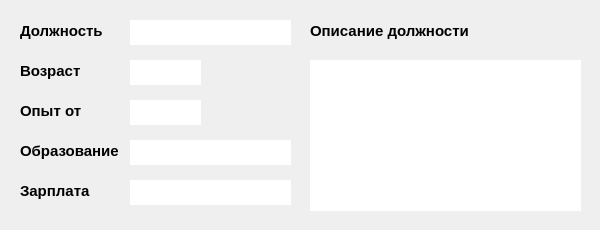
<?xml version="1.0" encoding="UTF-8"?>
<ui version="4.0">
 <class>pos_view_dialig</class>
 <widget class="QDialog" name="pos_view_dialig">
  <property name="geometry">
   <rect>
    <x>0</x>
    <y>0</y>
    <width>600</width>
    <height>230</height>
   </rect>
  </property>
  <property name="minimumSize">
   <size>
    <width>330</width>
    <height>220</height>
   </size>
  </property>
  <property name="maximumSize">
   <size>
    <width>600</width>
    <height>230</height>
   </size>
  </property>
  <property name="windowTitle">
   <string>Просмотр должности</string>
  </property>
  <widget class="QLabel" name="pos_name_label">
   <property name="geometry">
    <rect>
     <x>20</x>
     <y>20</y>
     <width>91</width>
     <height>21</height>
    </rect>
   </property>
   <property name="font">
    <font>
     <family>Arial</family>
     <pointsize>11</pointsize>
     <weight>75</weight>
     <bold>true</bold>
    </font>
   </property>
   <property name="text">
    <string>Должность</string>
   </property>
  </widget>
  <widget class="QTextBrowser" name="pos_title_textBrowser">
   <property name="geometry">
    <rect>
     <x>130</x>
     <y>20</y>
     <width>161</width>
     <height>25</height>
    </rect>
   </property>
   <property name="font">
    <font>
     <family>Arial</family>
     <pointsize>10</pointsize>
    </font>
   </property>
   <property name="frameShape">
    <enum>QFrame::NoFrame</enum>
   </property>
  </widget>
  <widget class="QLabel" name="age_label">
   <property name="geometry">
    <rect>
     <x>20</x>
     <y>60</y>
     <width>91</width>
     <height>21</height>
    </rect>
   </property>
   <property name="font">
    <font>
     <family>Arial</family>
     <pointsize>11</pointsize>
     <weight>75</weight>
     <bold>true</bold>
    </font>
   </property>
   <property name="text">
    <string>Возраст</string>
   </property>
  </widget>
  <widget class="QTextBrowser" name="age_textBrowser">
   <property name="geometry">
    <rect>
     <x>130</x>
     <y>60</y>
     <width>71</width>
     <height>25</height>
    </rect>
   </property>
   <property name="font">
    <font>
     <family>Arial</family>
     <pointsize>10</pointsize>
    </font>
   </property>
   <property name="frameShape">
    <enum>QFrame::NoFrame</enum>
   </property>
  </widget>
  <widget class="QLabel" name="exp_label">
   <property name="geometry">
    <rect>
     <x>20</x>
     <y>100</y>
     <width>91</width>
     <height>21</height>
    </rect>
   </property>
   <property name="font">
    <font>
     <family>Arial</family>
     <pointsize>11</pointsize>
     <weight>75</weight>
     <bold>true</bold>
    </font>
   </property>
   <property name="text">
    <string>Опыт от</string>
   </property>
  </widget>
  <widget class="QTextBrowser" name="exp_textBrowser">
   <property name="geometry">
    <rect>
     <x>130</x>
     <y>100</y>
     <width>71</width>
     <height>25</height>
    </rect>
   </property>
   <property name="font">
    <font>
     <family>Arial</family>
     <pointsize>10</pointsize>
    </font>
   </property>
   <property name="frameShape">
    <enum>QFrame::NoFrame</enum>
   </property>
  </widget>
  <widget class="QLabel" name="edu_label">
   <property name="geometry">
    <rect>
     <x>20</x>
     <y>140</y>
     <width>101</width>
     <height>21</height>
    </rect>
   </property>
   <property name="font">
    <font>
     <family>Arial</family>
     <pointsize>11</pointsize>
     <weight>75</weight>
     <bold>true</bold>
    </font>
   </property>
   <property name="text">
    <string>Образование</string>
   </property>
  </widget>
  <widget class="QTextBrowser" name="edu_title_textBrowser">
   <property name="geometry">
    <rect>
     <x>130</x>
     <y>140</y>
     <width>161</width>
     <height>25</height>
    </rect>
   </property>
   <property name="font">
    <font>
     <family>Arial</family>
     <pointsize>10</pointsize>
    </font>
   </property>
   <property name="frameShape">
    <enum>QFrame::NoFrame</enum>
   </property>
  </widget>
  <widget class="QLabel" name="sal_label">
   <property name="geometry">
    <rect>
     <x>20</x>
     <y>180</y>
     <width>101</width>
     <height>21</height>
    </rect>
   </property>
   <property name="font">
    <font>
     <family>Arial</family>
     <pointsize>11</pointsize>
     <weight>75</weight>
     <bold>true</bold>
    </font>
   </property>
   <property name="text">
    <string>Зарплата</string>
   </property>
  </widget>
  <widget class="QTextBrowser" name="sal_textBrowser">
   <property name="geometry">
    <rect>
     <x>130</x>
     <y>180</y>
     <width>161</width>
     <height>25</height>
    </rect>
   </property>
   <property name="font">
    <font>
     <family>Arial</family>
     <pointsize>10</pointsize>
    </font>
   </property>
   <property name="frameShape">
    <enum>QFrame::NoFrame</enum>
   </property>
  </widget>
  <widget class="QTextBrowser" name="textBrowser">
   <property name="geometry">
    <rect>
     <x>310</x>
     <y>60</y>
     <width>271</width>
     <height>151</height>
    </rect>
   </property>
   <property name="font">
    <font>
     <family>Arial</family>
     <pointsize>10</pointsize>
    </font>
   </property>
   <property name="frameShape">
    <enum>QFrame::NoFrame</enum>
   </property>
  </widget>
  <widget class="QLabel" name="dop_info_label">
   <property name="geometry">
    <rect>
     <x>310</x>
     <y>20</y>
     <width>161</width>
     <height>21</height>
    </rect>
   </property>
   <property name="font">
    <font>
     <family>Arial</family>
     <pointsize>11</pointsize>
     <weight>75</weight>
     <bold>true</bold>
    </font>
   </property>
   <property name="text">
    <string>Описание должности</string>
   </property>
  </widget>
 </widget>
 <resources/>
 <connections/>
</ui>
